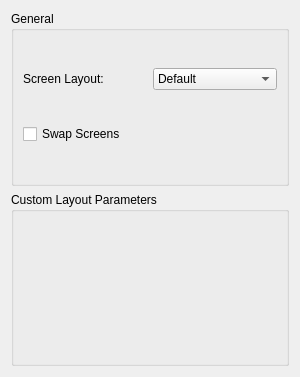
<?xml version="1.0" encoding="UTF-8"?>
<ui version="4.0">
 <class>ConfigureLayout</class>
 <widget class="QWidget" name="ConfigureLayout">
  <property name="geometry">
   <rect>
    <x>0</x>
    <y>0</y>
    <width>300</width>
    <height>377</height>
   </rect>
  </property>
  <property name="windowTitle">
   <string>Form</string>
  </property>
  <layout class="QHBoxLayout" name="horizontalLayout">
   <item>
    <layout class="QVBoxLayout" name="verticalLayout">
     <item>
      <widget class="QGroupBox" name="groupBox">
       <property name="title">
        <string>General</string>
       </property>
       <layout class="QHBoxLayout" name="horizontalLayout_3">
        <item>
         <layout class="QVBoxLayout" name="verticalLayout_2">
          <item>
           <layout class="QHBoxLayout" name="horizontalLayout_3">
            <item>
             <widget class="QLabel" name="label1">
              <property name="text">
               <string>Screen Layout:</string>
              </property>
             </widget>
            </item>
            <item>
             <widget class="QComboBox" name="layout_combobox">
              <item>
               <property name="text">
                <string notr="true">Default</string>
               </property>
              </item>
              <item>
               <property name="text">
                <string notr="true">Single Screen</string>
               </property>
              </item>
              <item>
               <property name="text">
                <string notr="true">Large Screen</string>
               </property>
              </item><!--
              <item>
               <property name="text">
                <string notr="true">Custom</string>
               </property>
              </item>-->
             </widget>
            </item>
           </layout>
          </item>
          <item>
           <widget class="QCheckBox" name="swap_screen">
            <property name="text">
             <string>Swap Screens</string>
            </property>
           </widget>
          </item>
         </layout>
        </item>
       </layout>
      </widget>
     </item>
     <item>
      <widget class="QGroupBox" name="groupBox">
       <property name="title">
        <string>Custom Layout Parameters</string>
       </property>
       <layout class="QHBoxLayout" name="horizontalLayout_5">
        <item>
         <layout class="QVBoxLayout" name="verticalLayout_3"/>
        </item>
       </layout>
      </widget>
     </item>
    </layout>
   </item>
  </layout>
 </widget>
 <resources/>
 <connections/>
</ui>
